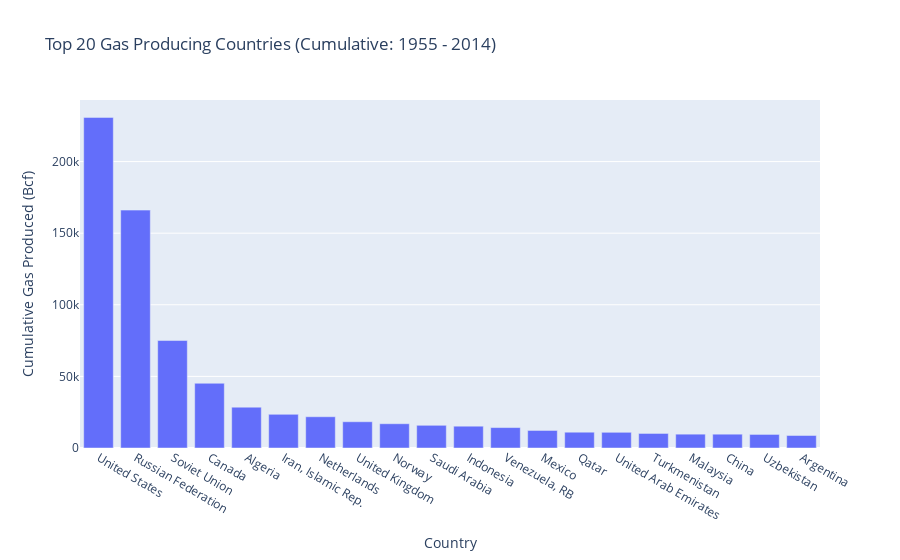

Write notebook code for a chart like this one.
### Code cell
# Top gas producers
fig = px.bar(df_prod_gas.head(20), x = 'cty_name', y = 'gas_prod55_14', 
             title = 'Top 20 Gas Producing Countries (Cumulative: 1955 - 2014)').update_layout(
             xaxis_title="Country", yaxis_title="Cumulative Gas Produced (Bcf)")
fig.show()

### Figure 1 — Plotly figure (JSON) as saved in the notebook; plotly's stock layout.template omitted (floating-point values rounded to 4 significant figures)
{"data": [{"alignmentgroup": "True", "hovertemplate": "cty_name=%{x}<br>gas_prod55_14=%{y}<extra></extra>", "legendgroup": "", "marker": {"color": "#636efa", "pattern": {"shape": ""}}, "name": "", "offsetgroup": "", "orientation": "v", "showlegend": false, "textposition": "auto", "type": "bar", "x": ["United States", "Russian Federation", "Soviet Union", "Canada", "Algeria", "Iran, Islamic Rep.", "Netherlands", "United Kingdom", "Norway", "Saudi Arabia", "Indonesia", "Venezuela, RB", "Mexico", "Qatar", "United Arab Emirates", "Turkmenistan", "Malaysia", "China", "Uzbekistan", "Argentina"], "xaxis": "x", "y": [230800.0, 166100.0, 75050.0, 45190.0, 28510.0, 23490.0, 21820.0, 18340.0, 16940.0, 15850.0, 15220.0, 14270.0, 12250.0, 11020.0, 10960.0, 10160.0, 9660.0, 9641.0, 9477.0, 8738.0], "yaxis": "y"}], "layout": {"barmode": "relative", "legend": {"tracegroupgap": 0}, "title": {"text": "Top 20 Gas Producing Countries (Cumulative: 1955 - 2014)"}, "xaxis": {"anchor": "y", "domain": [0, 1], "title": {"text": "Country"}}, "yaxis": {"anchor": "x", "domain": [0, 1], "title": {"text": "Cumulative Gas Produced (Bcf)"}}}}
